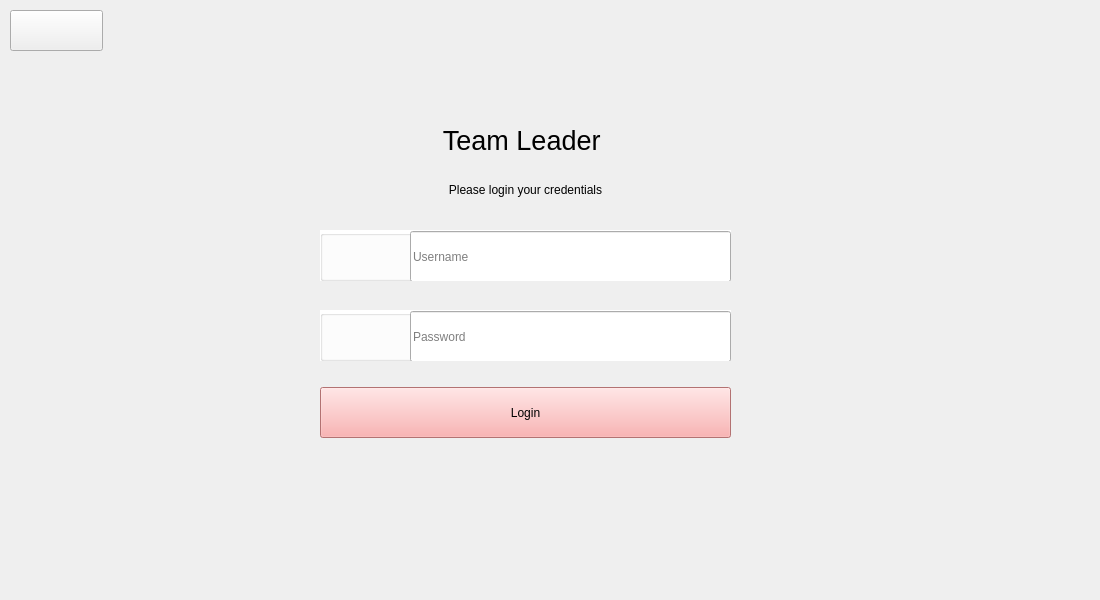
<?xml version="1.0" encoding="UTF-8"?>
<ui version="4.0">
 <class>MainWindow</class>
 <widget class="QMainWindow" name="MainWindow">
  <property name="geometry">
   <rect>
    <x>0</x>
    <y>0</y>
    <width>1100</width>
    <height>600</height>
   </rect>
  </property>
  <property name="windowTitle">
   <string>MainWindow</string>
  </property>
  <widget class="QWidget" name="centralwidget">
   <widget class="QWidget" name="loginMainWidget" native="true">
    <property name="enabled">
     <bool>true</bool>
    </property>
    <property name="geometry">
     <rect>
      <x>0</x>
      <y>-30</y>
      <width>1101</width>
      <height>631</height>
     </rect>
    </property>
    <property name="styleSheet">
     <string notr="true">QWidget#loginMainWidget{
background: qlineargradient(x1:0, y1:1, x2:0, y2:0, 
    stop:0 #add8e6, stop:1 #ffffff);
}</string>
    </property>
    <widget class="QLabel" name="label_3">
     <property name="geometry">
      <rect>
       <x>480</x>
       <y>60</y>
       <width>91</width>
       <height>101</height>
      </rect>
     </property>
     <property name="text">
      <string/>
     </property>
     <property name="pixmap">
      <pixmap>../../OneDrive/Desktop/copy.png</pixmap>
     </property>
     <property name="scaledContents">
      <bool>true</bool>
     </property>
    </widget>
    <widget class="QGroupBox" name="groupBox">
     <property name="geometry">
      <rect>
       <x>320</x>
       <y>260</y>
       <width>411</width>
       <height>51</height>
      </rect>
     </property>
     <property name="styleSheet">
      <string notr="true">QGroupBox#groupBox{
background-color: white;
}
</string>
     </property>
     <property name="title">
      <string/>
     </property>
     <widget class="QLineEdit" name="MemberUsername">
      <property name="geometry">
       <rect>
        <x>90</x>
        <y>1</y>
        <width>321</width>
        <height>51</height>
       </rect>
      </property>
      <property name="styleSheet">
       <string notr="true">font: 10pt &quot;Arial&quot;;</string>
      </property>
      <property name="placeholderText">
       <string>Username</string>
      </property>
     </widget>
     <widget class="QLabel" name="label_4">
      <property name="geometry">
       <rect>
        <x>30</x>
        <y>10</y>
        <width>31</width>
        <height>31</height>
       </rect>
      </property>
      <property name="text">
       <string/>
      </property>
      <property name="pixmap">
       <pixmap>../../OneDrive/Desktop/user.png</pixmap>
      </property>
      <property name="scaledContents">
       <bool>true</bool>
      </property>
     </widget>
    </widget>
    <widget class="QGroupBox" name="groupBox2">
     <property name="geometry">
      <rect>
       <x>320</x>
       <y>340</y>
       <width>411</width>
       <height>51</height>
      </rect>
     </property>
     <property name="styleSheet">
      <string notr="true">QGroupBox#groupBox2{
background-color: white;
}
</string>
     </property>
     <property name="title">
      <string/>
     </property>
     <widget class="QLineEdit" name="MemberPassword">
      <property name="geometry">
       <rect>
        <x>90</x>
        <y>1</y>
        <width>321</width>
        <height>51</height>
       </rect>
      </property>
      <property name="toolTip">
       <string>&lt;html&gt;&lt;head/&gt;&lt;body&gt;&lt;p align=&quot;center&quot;&gt;&lt;br/&gt;&lt;/p&gt;&lt;/body&gt;&lt;/html&gt;</string>
      </property>
      <property name="styleSheet">
       <string notr="true">font: 10pt &quot;Arial&quot;;</string>
      </property>
      <property name="placeholderText">
       <string>Password</string>
      </property>
     </widget>
     <widget class="QLabel" name="label_5">
      <property name="geometry">
       <rect>
        <x>30</x>
        <y>10</y>
        <width>31</width>
        <height>31</height>
       </rect>
      </property>
      <property name="text">
       <string/>
      </property>
      <property name="pixmap">
       <pixmap>../../OneDrive/Desktop/lock.png</pixmap>
      </property>
      <property name="scaledContents">
       <bool>true</bool>
      </property>
     </widget>
    </widget>
    <widget class="QPushButton" name="MemberLoginBTN">
     <property name="geometry">
      <rect>
       <x>320</x>
       <y>417</y>
       <width>411</width>
       <height>51</height>
      </rect>
     </property>
     <property name="styleSheet">
      <string notr="true">QPushButton#MemberLoginBTN{
 	font: 87 8pt &quot;Segoe UI Black&quot;;
 background-color: #FAA0A0;
}</string>
     </property>
     <property name="text">
      <string>Login</string>
     </property>
    </widget>
    <widget class="QLabel" name="title">
     <property name="geometry">
      <rect>
       <x>320</x>
       <y>130</y>
       <width>411</width>
       <height>81</height>
      </rect>
     </property>
     <property name="styleSheet">
      <string notr="true">QLabel {
	font: 87 8pt &quot;Segoe UI Black&quot;;
color: black
}</string>
     </property>
     <property name="text">
      <string>&lt;html&gt;&lt;head/&gt;&lt;body&gt;&lt;p align=&quot;center&quot;&gt;&lt;span style=&quot; font-size:20pt;&quot;&gt;Team Leader &lt;/span&gt;&lt;/p&gt;&lt;/body&gt;&lt;/html&gt;</string>
     </property>
    </widget>
    <widget class="QLabel" name="label">
     <property name="geometry">
      <rect>
       <x>320</x>
       <y>210</y>
       <width>411</width>
       <height>20</height>
      </rect>
     </property>
     <property name="text">
      <string>&lt;html&gt;&lt;head/&gt;&lt;body&gt;&lt;p align=&quot;center&quot;&gt;Please login your credentials&lt;/p&gt;&lt;/body&gt;&lt;/html&gt;</string>
     </property>
    </widget>
    <widget class="QPushButton" name="leaderBackBTN">
     <property name="geometry">
      <rect>
       <x>10</x>
       <y>40</y>
       <width>93</width>
       <height>41</height>
      </rect>
     </property>
     <property name="text">
      <string/>
     </property>
     <property name="icon">
      <iconset>
       <normaloff>../../OneDrive/Desktop/back.png</normaloff>../../OneDrive/Desktop/back.png</iconset>
     </property>
    </widget>
   </widget>
  </widget>
 </widget>
 <resources/>
 <connections/>
</ui>
